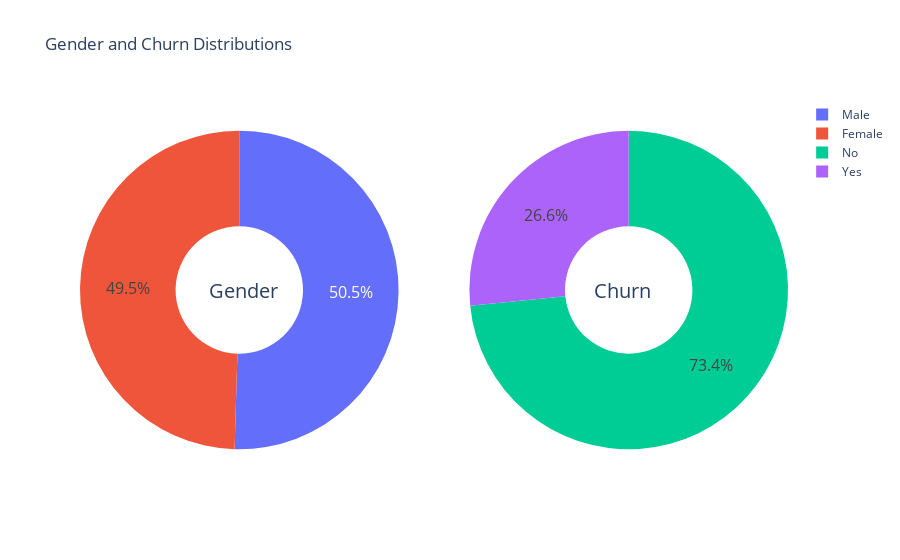

The cell this chart's notebook holds for it:
### Markdown cell above
# Data Visualization

### Code cell
g_labels = ['Male', 'Female']
c_labels = ['No', 'Yes']
# Create subplots: use 'domain' type for Pie subplot
fig = make_subplots(rows=1, cols=2, specs=[[{'type':'domain'}, {'type':'domain'}]])
fig.add_trace(go.Pie(labels=g_labels, values=df['gender'].value_counts(), name="Gender"),
              1, 1)
fig.add_trace(go.Pie(labels=c_labels, values=df['Churn'].value_counts(), name="Churn"),
              1, 2)

# Use `hole` to create a donut-like pie chart
fig.update_traces(hole=.4, hoverinfo="label+percent+name", textfont_size=16)

fig.update_layout(
    title_text="Gender and Churn Distributions",
    # Add annotations in the center of the donut pies.
    annotations=[dict(text='Gender', x=0.18, y=0.5, font_size=20, showarrow=False),
                 dict(text='Churn', x=0.81, y=0.5, font_size=20, showarrow=False)])
fig.show()

### Figure 1 — Plotly figure (JSON) as saved in the notebook; plotly's stock layout.template omitted (floating-point values rounded to 4 significant figures)
{"data": [{"domain": {"x": [0, 0.45], "y": [0, 1]}, "hole": 0.4, "hoverinfo": "label+percent+name", "labels": ["Male", "Female"], "name": "Gender", "textfont": {"size": 16}, "type": "pie", "values": [3549, 3483]}, {"domain": {"x": [0.55, 1], "y": [0, 1]}, "hole": 0.4, "hoverinfo": "label+percent+name", "labels": ["No", "Yes"], "name": "Churn", "textfont": {"size": 16}, "type": "pie", "values": [5163, 1869]}], "layout": {"annotations": [{"font": {"size": 20}, "showarrow": false, "text": "Gender", "x": 0.18, "y": 0.5}, {"font": {"size": 20}, "showarrow": false, "text": "Churn", "x": 0.81, "y": 0.5}], "title": {"text": "Gender and Churn Distributions"}}}
